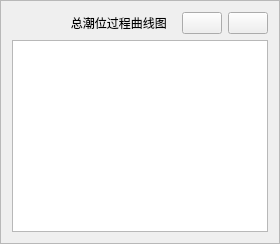
           <widget class="QFrame" name="frame_2">
            <property name="sizePolicy">
             <sizepolicy hsizetype="Preferred" vsizetype="Preferred">
              <horstretch>6</horstretch>
              <verstretch>0</verstretch>
             </sizepolicy>
            </property>
            <property name="frameShape">
             <enum>QFrame::StyledPanel</enum>
            </property>
            <property name="frameShadow">
             <enum>QFrame::Raised</enum>
            </property>
            <layout class="QVBoxLayout" name="verticalLayout_4">
             <item>
              <layout class="QVBoxLayout" name="verticalLayout_3">
               <item>
                <layout class="QHBoxLayout" name="horizontalLayout_5" stretch="10,0,0">
                 <item>
                  <widget class="QLabel" name="label_3">
                   <property name="styleSheet">
                    <string notr="true">font: 75 14pt &quot;微软雅黑&quot;;</string>
                   </property>
                   <property name="text">
                    <string>               总潮位过程曲线图</string>
                   </property>
                   <property name="alignment">
                    <set>Qt::AlignCenter</set>
                   </property>
                  </widget>
                 </item>
                 <item>
                  <widget class="QPushButton" name="pushButton_7">
                   <property name="text">
                    <string/>
                   </property>
                  </widget>
                 </item>
                 <item>
                  <widget class="QPushButton" name="pushButton_8">
                   <property name="text">
                    <string/>
                   </property>
                  </widget>
                 </item>
                </layout>
               </item>
               <item>
                <widget class="QGraphicsView" name="graphicsView_2">
                 <property name="sizePolicy">
                  <sizepolicy hsizetype="Expanding" vsizetype="Expanding">
                   <horstretch>6</horstretch>
                   <verstretch>0</verstretch>
                  </sizepolicy>
                 </property>
                </widget>
               </item>
              </layout>
             </item>
            </layout>
           </widget>
